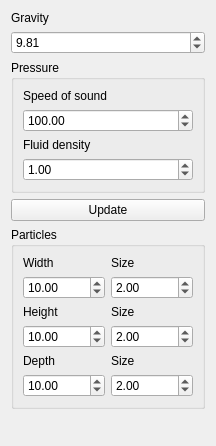
<?xml version="1.0" encoding="UTF-8"?>
<ui version="4.0">
 <class>WidgetSPH</class>
 <widget class="QWidget" name="WidgetSPH">
  <property name="geometry">
   <rect>
    <x>0</x>
    <y>0</y>
    <width>216</width>
    <height>446</height>
   </rect>
  </property>
  <property name="windowTitle">
   <string>Form</string>
  </property>
  <layout class="QFormLayout" name="formLayout">
   <item row="0" column="0" colspan="2">
    <widget class="QLabel" name="label">
     <property name="maximumSize">
      <size>
       <width>16777215</width>
       <height>189</height>
      </size>
     </property>
     <property name="text">
      <string>Gravity</string>
     </property>
    </widget>
   </item>
   <item row="1" column="0" colspan="2">
    <widget class="QDoubleSpinBox" name="gravity">
     <property name="maximum">
      <double>100.000000000000000</double>
     </property>
     <property name="singleStep">
      <double>0.100000000000000</double>
     </property>
     <property name="value">
      <double>9.810000000000000</double>
     </property>
    </widget>
   </item>
   <item row="2" column="0" colspan="2">
    <widget class="QGroupBox" name="groupBox">
     <property name="title">
      <string>Pressure</string>
     </property>
     <layout class="QVBoxLayout" name="verticalLayout">
      <item>
       <widget class="QLabel" name="label_2">
        <property name="text">
         <string>Speed of sound</string>
        </property>
       </widget>
      </item>
      <item>
       <widget class="QDoubleSpinBox" name="speed">
        <property name="maximum">
         <double>1000.000000000000000</double>
        </property>
        <property name="value">
         <double>100.000000000000000</double>
        </property>
       </widget>
      </item>
      <item>
       <widget class="QLabel" name="label_3">
        <property name="text">
         <string>Fluid density</string>
        </property>
       </widget>
      </item>
      <item>
       <widget class="QDoubleSpinBox" name="density">
        <property name="value">
         <double>1.000000000000000</double>
        </property>
       </widget>
      </item>
     </layout>
    </widget>
   </item>
   <item row="3" column="0" colspan="2">
    <widget class="QPushButton" name="btnUpdate">
     <property name="text">
      <string>Update</string>
     </property>
    </widget>
   </item>
   <item row="4" column="0" colspan="2">
    <widget class="QGroupBox" name="groupBox_2">
     <property name="title">
      <string>Particles</string>
     </property>
     <layout class="QGridLayout" name="gridLayout">
      <item row="5" column="0">
       <widget class="QDoubleSpinBox" name="depth">
        <property name="value">
         <double>10.000000000000000</double>
        </property>
       </widget>
      </item>
      <item row="2" column="0">
       <widget class="QLabel" name="label_5">
        <property name="text">
         <string>Height</string>
        </property>
       </widget>
      </item>
      <item row="1" column="0">
       <widget class="QDoubleSpinBox" name="width">
        <property name="maximum">
         <double>18.000000000000000</double>
        </property>
        <property name="value">
         <double>10.000000000000000</double>
        </property>
       </widget>
      </item>
      <item row="3" column="0">
       <widget class="QDoubleSpinBox" name="height">
        <property name="value">
         <double>10.000000000000000</double>
        </property>
       </widget>
      </item>
      <item row="0" column="0">
       <widget class="QLabel" name="label_4">
        <property name="text">
         <string>Width</string>
        </property>
       </widget>
      </item>
      <item row="4" column="0">
       <widget class="QLabel" name="label_6">
        <property name="text">
         <string>Depth</string>
        </property>
       </widget>
      </item>
      <item row="0" column="1">
       <widget class="QLabel" name="label_7">
        <property name="text">
         <string>Size</string>
        </property>
       </widget>
      </item>
      <item row="1" column="1">
       <widget class="QDoubleSpinBox" name="sizeX">
        <property name="minimum">
         <double>1.000000000000000</double>
        </property>
        <property name="maximum">
         <double>4.000000000000000</double>
        </property>
        <property name="value">
         <double>2.000000000000000</double>
        </property>
       </widget>
      </item>
      <item row="2" column="1">
       <widget class="QLabel" name="label_8">
        <property name="text">
         <string>Size</string>
        </property>
       </widget>
      </item>
      <item row="3" column="1">
       <widget class="QDoubleSpinBox" name="sizeY">
        <property name="minimum">
         <double>1.000000000000000</double>
        </property>
        <property name="maximum">
         <double>4.000000000000000</double>
        </property>
        <property name="value">
         <double>2.000000000000000</double>
        </property>
       </widget>
      </item>
      <item row="4" column="1">
       <widget class="QLabel" name="label_9">
        <property name="text">
         <string>Size</string>
        </property>
       </widget>
      </item>
      <item row="5" column="1">
       <widget class="QDoubleSpinBox" name="sizeZ">
        <property name="minimum">
         <double>1.000000000000000</double>
        </property>
        <property name="maximum">
         <double>4.000000000000000</double>
        </property>
        <property name="value">
         <double>2.000000000000000</double>
        </property>
       </widget>
      </item>
     </layout>
    </widget>
   </item>
  </layout>
 </widget>
 <resources/>
 <connections/>
</ui>
